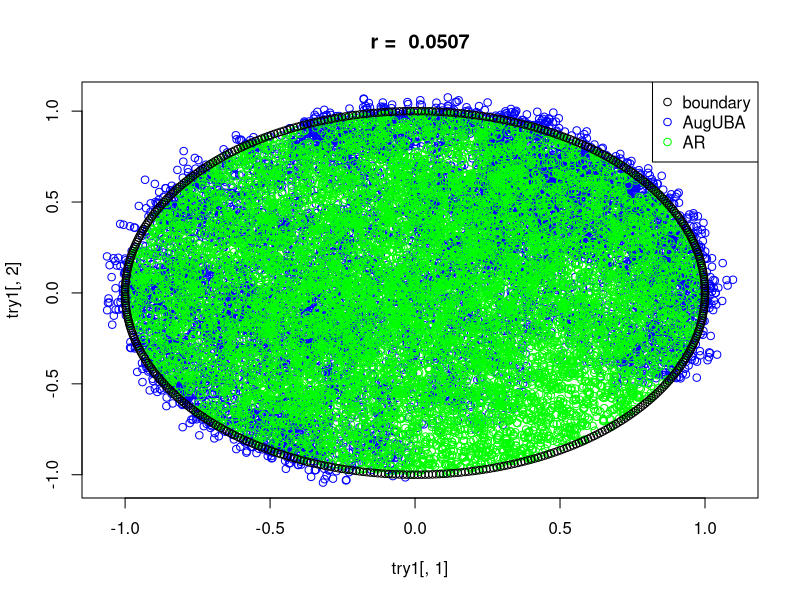

This chart was generated by the following R code:

############################################
##This code is AugUBA sampler for truncated 
##bivariate gaussian on circular suuport
## x^2 + y^2 <= 1
############################################
set.seed(123)
## Density
logf = function(x)
{
  if(sum(x^2)<1)
  {
    rtn = -log(2*pi)- log(1 - exp(-0.5))- sum(x^2)/2
  }
  else
  {
    rtn = -Inf
  }
  return(rtn)
}

#Calculate projection
projection = function(x)
{
  rtn = min( 1, 1/sum(x^2))*x
  return(rtn)
}


##Calculate Augmented Drift
aug_drift = function(x)
{
  u = projection(x) 
  drift = ifelse(u - x == 0, -x, sign(u-x)*Inf)
  return(drift)
}


## Calculate the probabiity fucntion
aug_probf = function(u, dt , v )
{
  mu = aug_drift(u)
  temp = -sqrt(2*dt)*v*mu
  return(1/(1 + exp(temp)))
}

###Calculate preconditioning matrix
C = function(x)
{
  u = projection(x)
  s = matrix(u-x , nrow =2 , ncol = 1)
  
  #Projection matrix
  den = t(s)%*%s
  den = den[1,1]
  
  foo = sum(s==0)
  if(foo>0)
  {
    I = diag(1,nrow = 2 , ncol = 2)
    rtn = I
  }else
  {
    P = s%*% t(s)
    P = P/den
    rtn = P 
  }
  return(rtn)
}

aug_UBA = function(x0,dt,N)
{
  
  x = matrix(0 ,nrow = N,ncol=2)
  #initializing the first row 
  x[1 , ] = x0
  
  for( i in 2: N)
  {
    v = rnorm(2)
    U = runif(2)
    prob = aug_probf(u = x[(i-1), ], dt = dt , v = v)
    v = ifelse(U<= prob , v, -v)
    mat = C(x[(i-1), ])
    x[i , ] = x[(i-1) , ] + sqrt(2*dt)*mat%*%v
    if(i%% 1e2 ==0)
    {
      print(i)
    }
    
  } 
  return(x)
}

### ACcept reject to compare
AR = function(N) {
  samples = matrix(NA, ncol = 2, nrow = N)  # Storage for accepted samples
  i = 1  # Counter for accepted samples
  count = 0
  while (i <= N) {
    y = rnorm(2)  # Sample from standard bivariate normal (N(0,1))
    U = runif(1)  # Uniform random number in [0,1]
    
    # Compute acceptance criterion
    if (sum(y^2) < 1 ) {
      samples[i, ] = y  # Accept the sample
      i = i + 1  # Move to next sample
      count = count + 1
      #print(count)
    }
  }
  
  return(list(count/N,samples))  # Return the accepted samples
}

samples = AR(1e4)
samples = samples[[2]]

#(1 - exp(-0.5))^(-1)

##Draw from aug UBA
try1 = aug_UBA(c(0,0.99),dt = 1e-3, N = 1e4)
ind = ((try1[ ,1])^2 + (try1[,2])^2) <=1
out = try1[ind,]
r = 1 - nrow(out)/nrow(try1)

###We run accept reject to compare with truth
# Define parameters
theta <- seq(0, 2 * pi, length.out = 500)  # Generate angles
x <- cos(theta)  # X-coordinates
y <- sin(theta)
frame = cbind(x,y)
pdf('tr_norm_circle.pdf')
plot(try1[,1],try1[,2], col = 'blue', main = paste('r = ',r))
points(samples[,1], samples[,2], col = 'green')
points(frame[,1] , frame[,2])
legend('topright', legend = c('boundary', 'AugUBA', 'AR '), 
                  col = c('black','blue','green'), pch = 1)

dev.off()

